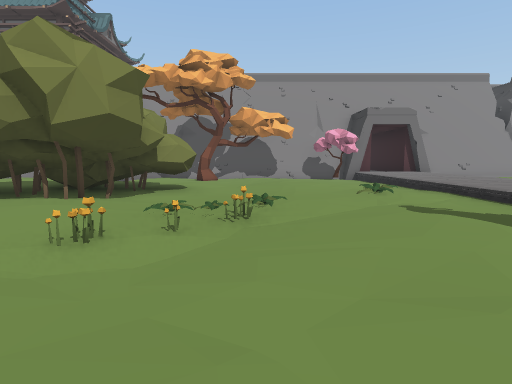
[1] (above)

24 first-person views from a walk through a 3-D level made in the Unity game engine. The camera is 1.4 m above the floor, tilts 6° down and sees 80° across. The floor is counted in squares, 2 m on a side. Each view is taken from the middle of a square. On the plan, view 1 faces up. The plan holds only what a view shows up to about 10 squares ahead; the rest is blank. The place goes on beyond the plan. The player is left out.

[2]
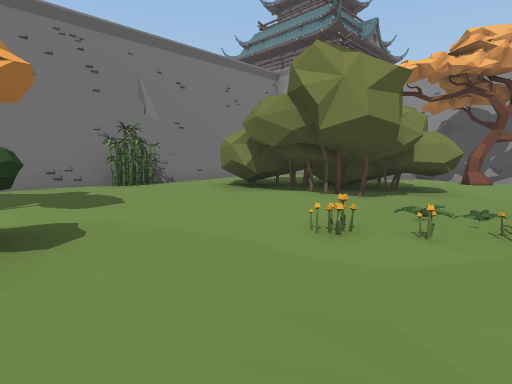

[3]
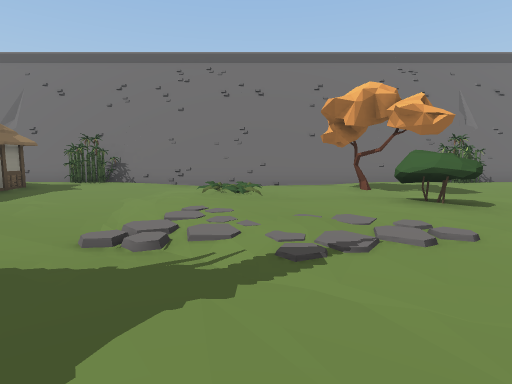

[4]
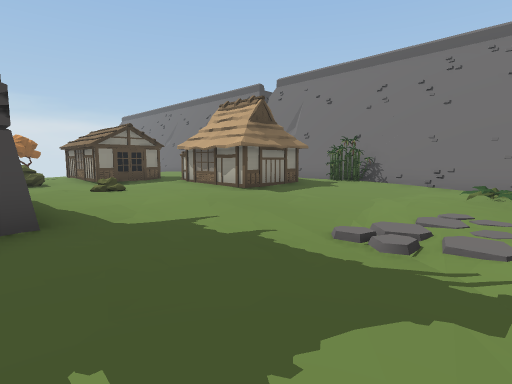

[5]
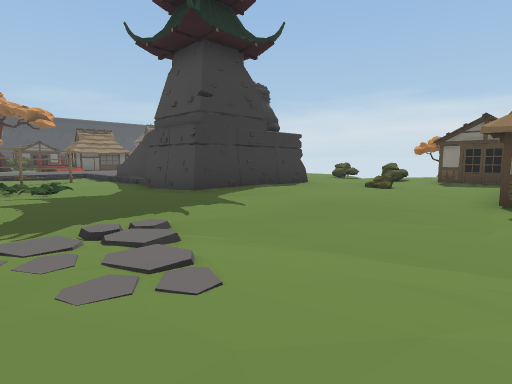

[6]
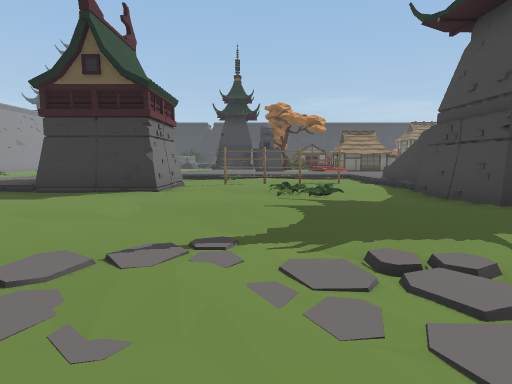

[7]
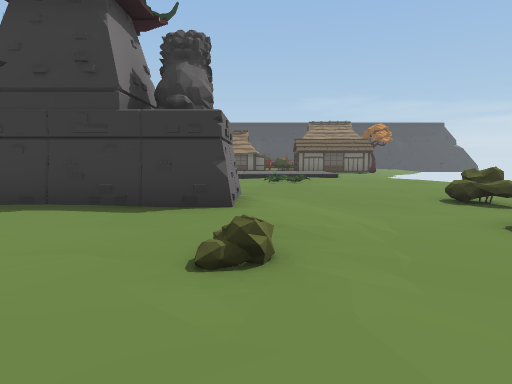

[8]
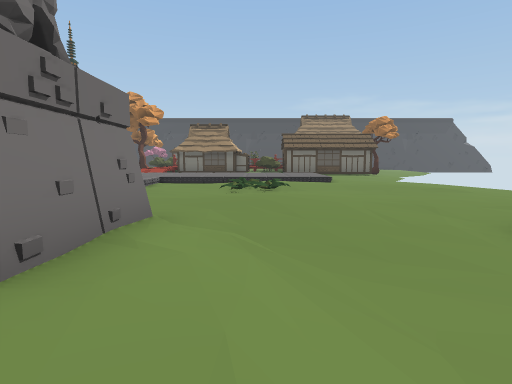

[9]
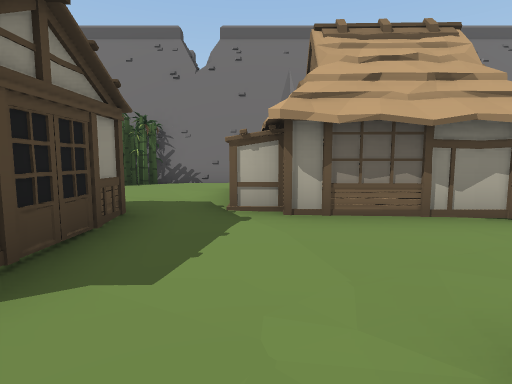

[10]
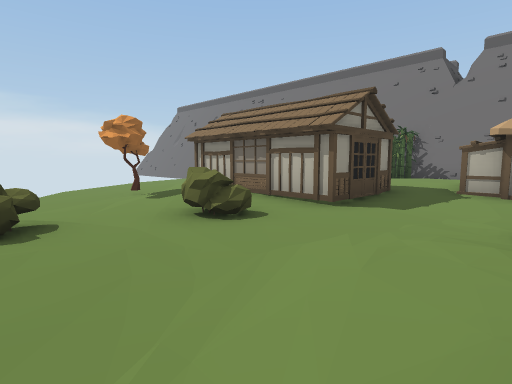

[11]
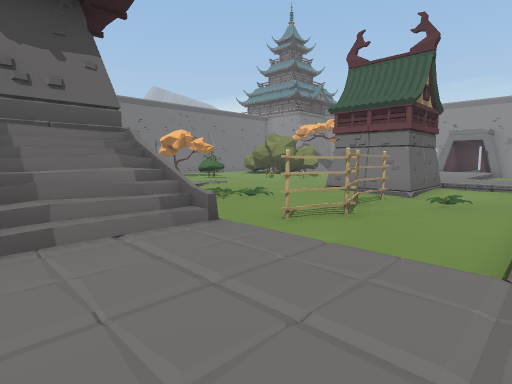

[12]
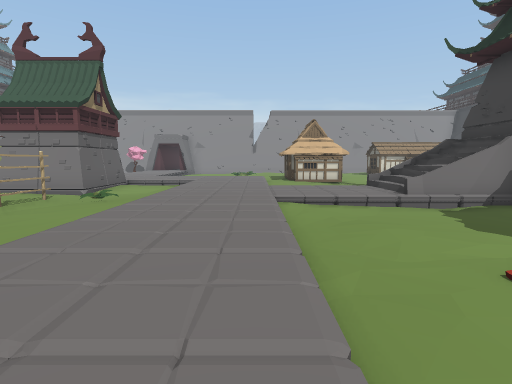

[13]
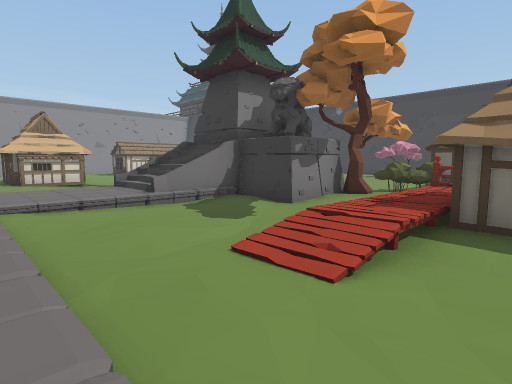

[14]
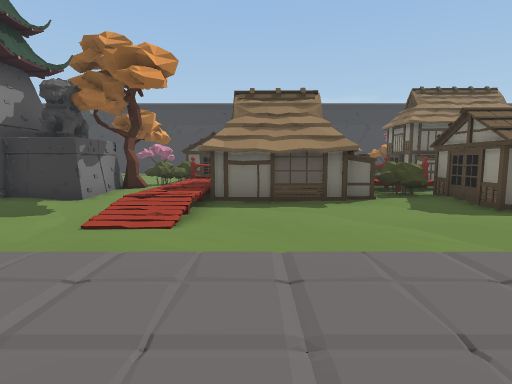

[15]
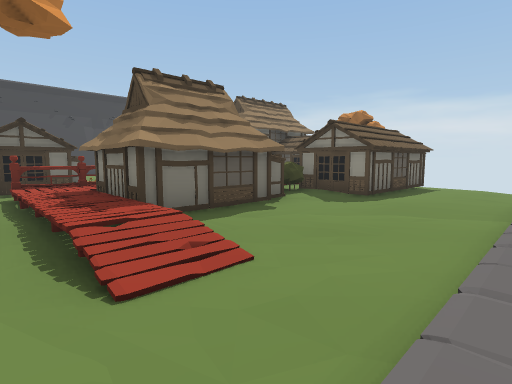

[16]
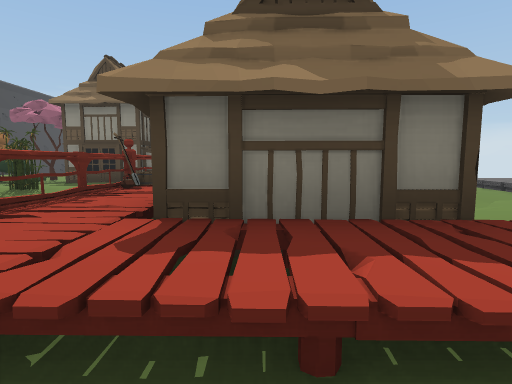

[17]
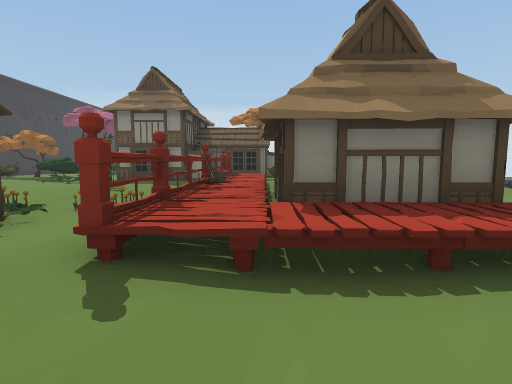

[18]
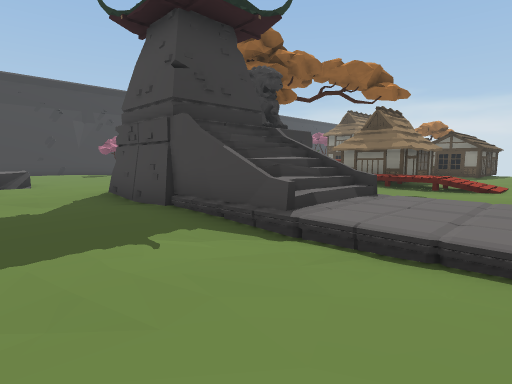

[19]
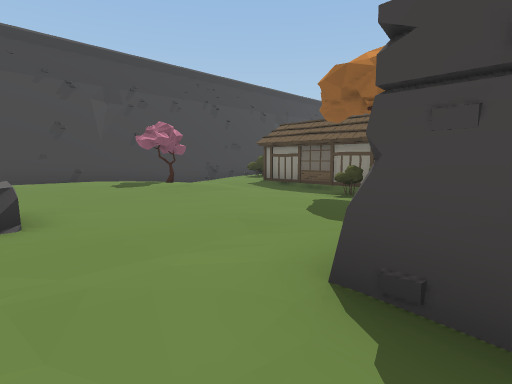

[20]
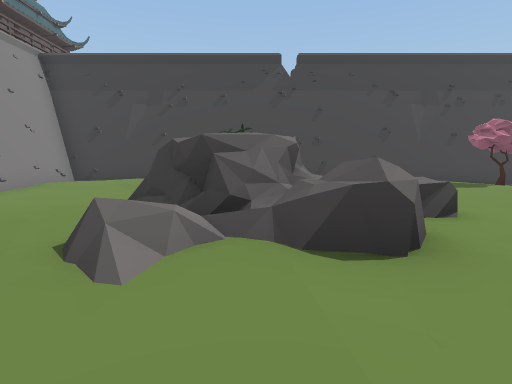

[21]
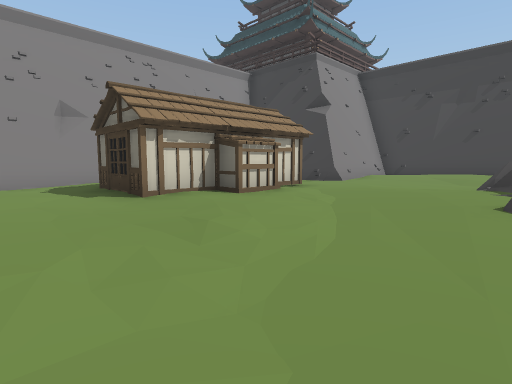

[22]
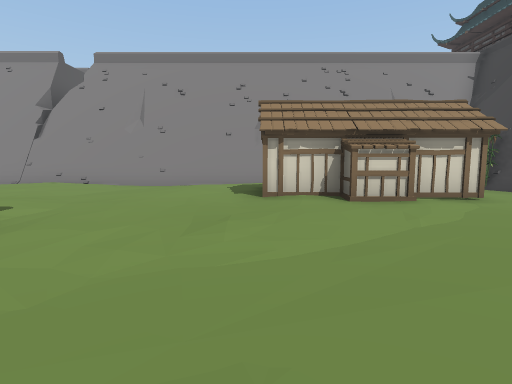

[23]
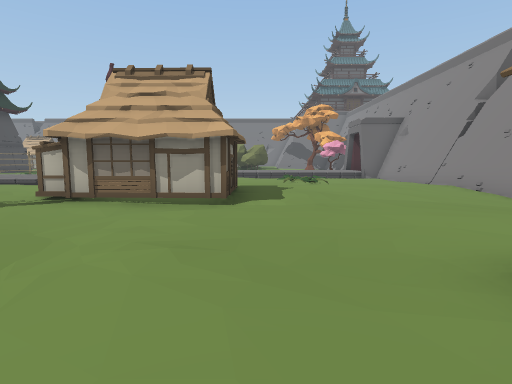

[24]
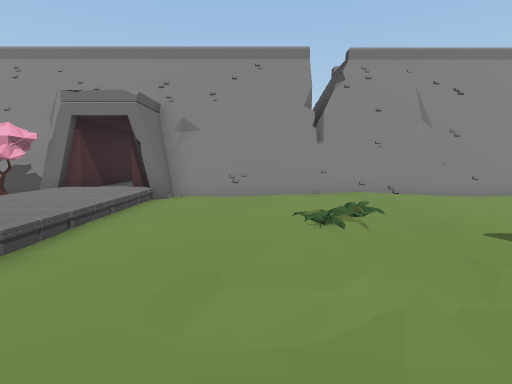

### Floor plan
Key: @ floor where view 1 was taken; # wall or solid block; . main floor; : floor 0.25 m higher than the main floor; + floor 0.5 m higher than the main floor; * floor 0.75 m higher than the main floor; / step, stairs or slope; = window, fence, low wall or low ledge; ^ raised ledge; T tree; P plant; B bush; F fence; S statue; W tower; O other object.
Columns run from 8 left of view 1 to 28 right of it. Each row starts with its distance up from view 1.
 13       ##  ###  #############
 12        .   /O O.....:......    O
 11      .T.   T  +.....::.....#   O#
 10      .......  +..::.::..:.##   .#
  9      ....:../ +..:.P::..:.#####.#####
  8       :..::./ +...P.:::....:O:....::#
  7      OOO.::./ +.....:......::.:...::#
  6 #:+ OOO..:P./  ....: ##......::...:+#
  5 #::OOO#..::./   ...  ##.....:::==::+#
  4 #::OO#:PP.:./    +  :##....:/###   O
  3 #O::::OPO.:./       :OO.. .::##    O
  2 #:::::.O....W W//   ::.....:^^^^
  1 #:::::......###/.   :::.:..:::^     #
  0 #/:..BB.@...###/.   :...:.::::....::#
 -1 #/:T.::/....W/W..     /^O###::..::::#
 -2 #/...::......:FP.     ^^ #  ::..::::#
 -3 ##.P.::...:.::F.:/ +//##O#  ..../:T:#
 -4 ##.P:.:=..:PP:F.:/ +/....##  .../:T/#
 -5 ##.../.......:F../ +:......TBB..... #
 -6 #/.......:...::../ +:......:BB...:
 -7 #O:....:.:##O#O    +:/=^^^*FB#####
 -8 #O::..::.:####=    +//=^###F:#
 -9 #::##....:# ##O  / +:...# ^FOO
-10 #   #....:S #..../ +::..# ^FOO:
-11     #:.B.:./....:/ +....# ^ F:::
-12    O#:../....:.P    .:..BO^O:OO:.
-13 #:++:........::.:   .:.:BOOO::::.:
-14 ##+::##.BB......:/  ...### O::::.:
-15 #OO   #.B..B....::  ...#   #O##O.O
-16  OO   #.../....:..  ...#       TOO

Positions as (right, up) in squares from view 1, and headings:
1: (0, 0), facing up
2: (0, 0), facing up-left
3: (2, -3), facing left
4: (2, -3), facing down-left
5: (-4, -3), facing down-right
6: (-3, -3), facing right
7: (-3, -11), facing right
8: (0, -12), facing right
9: (0, -12), facing left
10: (3, -11), facing down-left
11: (9, -9), facing up-left
12: (11, -9), facing up
13: (11, -9), facing up-right
14: (9, -9), facing right
15: (11, -6), facing down-right
16: (17, -6), facing down
17: (18, -5), facing down
18: (12, 2), facing down-right
19: (18, 1), facing down-right
20: (18, 3), facing right
21: (16, 4), facing up-right
22: (18, 3), facing up
23: (20, 7), facing left
24: (9, 4), facing up
